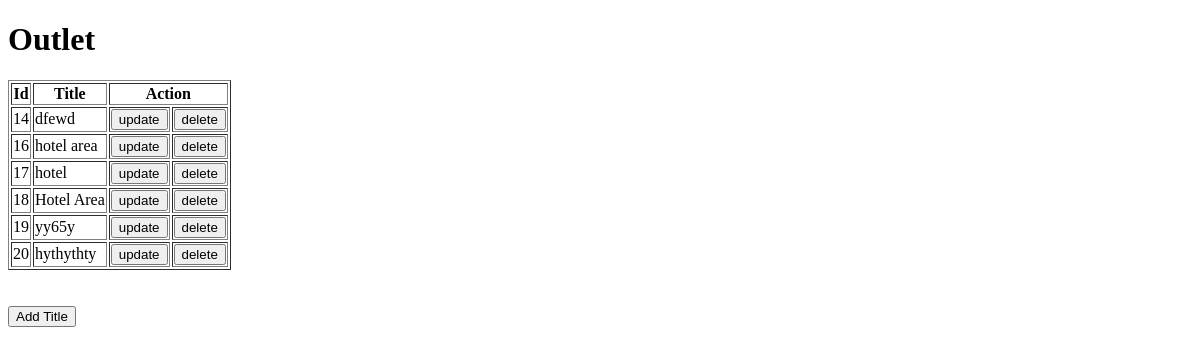
Before: / with the older database file.
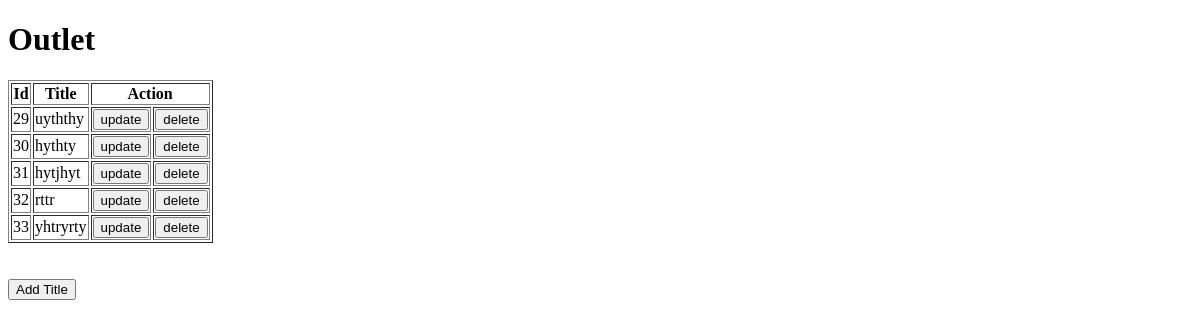
After: the same page with the newer database file.
### HBudgetReport/models.py (models this page shows)
class Outlet(models.Model):
    title = models.CharField(max_length = 200)
    OrganizationID = models.BigIntegerField(default=0)
    CreatedBy = models.BigIntegerField(default=0)
    CreatedDateTime = models.DateField(default = date.today)
    ModifyBy = models.BigIntegerField(default=0)
    ModifyDateTime = models.DateField(default = date.today)
    IsDelete = models.BooleanField(default=False)

### HBudgetReport/views.py (the view)
# urls.py: path('', views.index , name = 'index'),
def index(request):
    mem = Outlet.objects.filter(IsDelete=False)
    return render(request, 'index.html' ,{'mem' :mem})

### HBudgetReport/templates/index.html (shortened to what this page needs)
<!DOCTYPE html>
<html lang="en">
<head>
</head>
<body>
    <div class="container">
        <h1>Outlet</h1>
        <table id="title" border="1">
            <thead>
                <th>Id</th>
                <th>Title</th>
                <th colspan="2" id="mid">Action</th>
            </thead>
            {% for x in mem%}
            <tr>
                <td>{{x.id}}</td>
                <td>{{x.title}}</td>
                <td>
                    <a href="update/{{x.id}}"><button id ="up">update</button></a>
                </td>
                <td>
                    <a href="delete/{{x.id}}"><button id="del">delete </button></a>
                </td>
            </tr>
            {% endfor %}
        </table>
        <br><br>
        <a href= "{% url 'add'%}"><button id="new3">Add Title</button></a>
    </div>
</body>
</html>

Changed rows visible on the page:
no longer on this page (row edited): Outlet: id "14", title "dfewd"
no longer on this page (row edited): Outlet: id "16", title "hotel area"
no longer on this page (row edited): Outlet: id "17", title "hotel"
no longer on this page (row edited): Outlet: id "18", title "Hotel Area"
no longer on this page (row edited): Outlet: id "19", title "yy65y"
no longer on this page (row edited): Outlet: id "20", title "hythythty"
added Outlet: id "29", title "uyththy"
added Outlet: id "30", title "hythty"
added Outlet: id "31", title "hytjhyt"
added Outlet: id "32", title "rttr"
added Outlet: id "33", title "yhtryrty"
